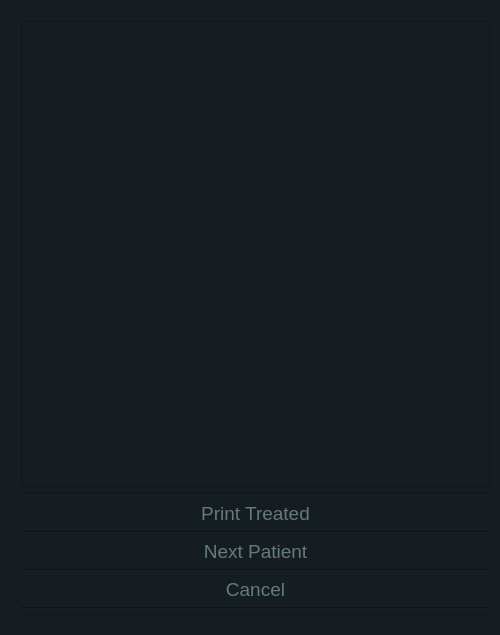
<?xml version="1.0" encoding="UTF-8"?>
<ui version="4.0">
 <class>DoctorPrintPatient</class>
 <widget class="QWidget" name="DoctorPrintPatient">
  <property name="geometry">
   <rect>
    <x>0</x>
    <y>0</y>
    <width>500</width>
    <height>635</height>
   </rect>
  </property>
  <property name="windowTitle">
   <string>DoctorPrintPatient</string>
  </property>
  <property name="styleSheet">
   <string notr="true">
color: white; 
background-color: #151d20;
</string>
  </property>
  <widget class="QWidget" name="">
   <property name="geometry">
    <rect>
     <x>10</x>
     <y>10</y>
     <width>491</width>
     <height>611</height>
    </rect>
   </property>
   <layout class="QVBoxLayout" name="verticalLayout">
    <item>
     <widget class="QTextBrowser" name="PatientBrowser">
      <property name="styleSheet">
       <string notr="true">background-color: #151d20; 
color: white;</string>
      </property>
     </widget>
    </item>
    <item>
     <widget class="Line" name="line_5">
      <property name="orientation">
       <enum>Qt::Horizontal</enum>
      </property>
     </widget>
    </item>
    <item>
     <widget class="QPushButton" name="PrintAllButton">
      <property name="styleSheet">
       <string notr="true">QPushButton:hover {
background-color: #0c1416;
color: white;
font-size: 19px;
bottom-margin: 0px;
}

QPushButton {
background-color: #151d20;
font-size: 19px;
color: #657980;
border: 1px red;
}
</string>
      </property>
      <property name="text">
       <string>Print Treated</string>
      </property>
     </widget>
    </item>
    <item>
     <widget class="Line" name="line_6">
      <property name="orientation">
       <enum>Qt::Horizontal</enum>
      </property>
     </widget>
    </item>
    <item>
     <widget class="QPushButton" name="NextPatientButton">
      <property name="styleSheet">
       <string notr="true">QPushButton:hover {
background-color: #0c1416;
color: white;
font-size: 19px;
bottom-margin: 0px;
}

QPushButton {
background-color: #151d20;
font-size: 19px;
color: #657980;
border: 1px red;
}
</string>
      </property>
      <property name="text">
       <string>Next Patient</string>
      </property>
     </widget>
    </item>
    <item>
     <widget class="Line" name="line_7">
      <property name="orientation">
       <enum>Qt::Horizontal</enum>
      </property>
     </widget>
    </item>
    <item>
     <widget class="QPushButton" name="pushButton_2">
      <property name="styleSheet">
       <string notr="true">QPushButton:hover {
background-color: #0c1416;
color: white;
font-size: 19px;
bottom-margin: 0px;
}

QPushButton {
background-color: #151d20;
font-size: 19px;
color: #657980;
border: 1px red;
}
</string>
      </property>
      <property name="text">
       <string>Cancel</string>
      </property>
     </widget>
    </item>
    <item>
     <widget class="Line" name="line_8">
      <property name="orientation">
       <enum>Qt::Horizontal</enum>
      </property>
     </widget>
    </item>
   </layout>
  </widget>
 </widget>
 <layoutdefault spacing="6" margin="11"/>
 <resources/>
 <connections/>
</ui>
